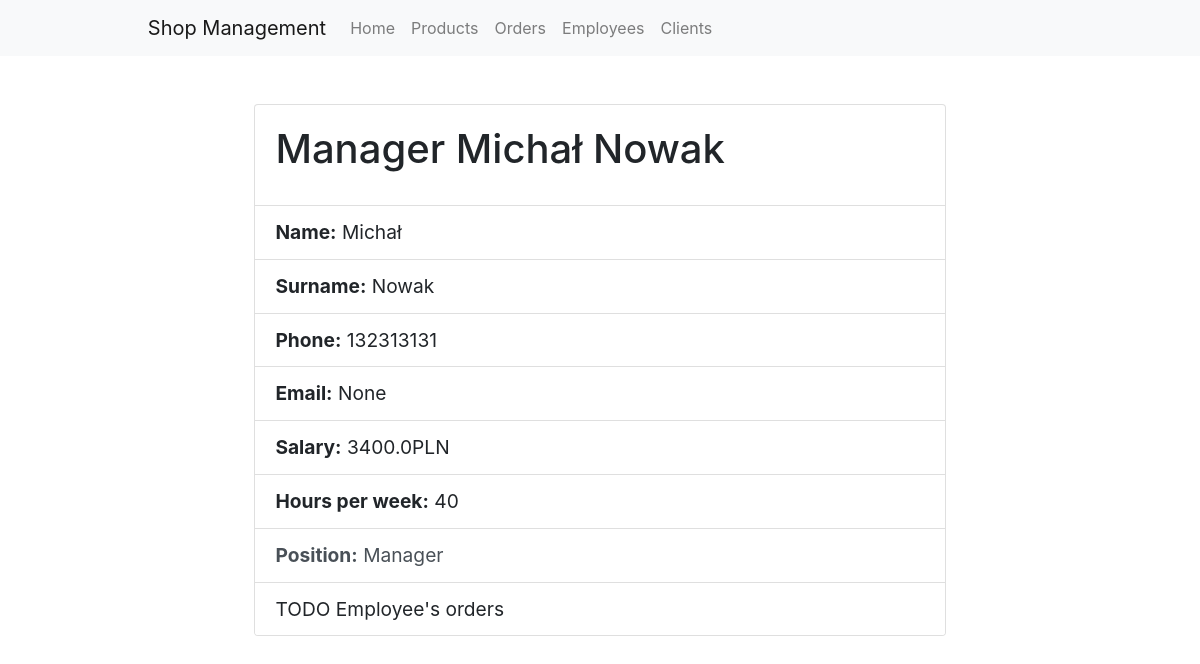
Screenshot of /employees/2/ with the database file from the repository.
### employees/models.py (models this page shows, shortened)
class Employee(models.Model):
    name = models.CharField(max_length=100)
    surname = models.CharField(max_length=100)
    phone_number = models.CharField(max_length=9)
    email = models.EmailField(blank=True, null=True)
    salary = models.FloatField(validators=[MinValueValidator(0)])
    hours_per_week = models.PositiveIntegerField()
    position = models.ForeignKey(Position, on_delete=models.SET_NULL, null=True)
    def __str__(self):
        return f'{self.position} {self.name} {self.surname}'

class Position(models.Model):
    name = models.CharField(max_length=100)
    salary_min = models.FloatField(validators=[MinValueValidator(0)])
    salary_max = models.FloatField(validators=[MinValueValidator(0)])
    def __str__(self):
        return self.name

### employees/views.py (the view)
# urls.py: path('<int:pk>/', views.EmployeeDetailView.as_view(), name='employee-detail'),
class EmployeeDetailView(generic.DetailView):
    model = Employee

### employees/templates/employees/employee_detail.html
{% extends "base.html" %}
{% block content %}
    <div style="width: 90%; margin-left: 5%; font-size:1.2rem;">
        <div class="card" style="width: 80%; margin-left: 10%;">
            <div class="card-body">
              <h1 class="card-title">{{ object }}</h1>
            </div>
            <ul class="list-group list-group-flush">
              <li class="list-group-item"><strong>Name:</strong> {{ object.name }}</li>
              <li class="list-group-item"><strong>Surname:</strong> {{ object.surname }}</li>
              <li class="list-group-item"><strong>Phone:</strong> {{ object.phone_number }}</li>
              <li class="list-group-item"><strong>Email:</strong> {{ object.email }}</li>
              <li class="list-group-item"><strong>Salary:</strong> {{ object.salary }}PLN</li>
              <li class="list-group-item"><strong>Hours per week:</strong> {{ object.hours_per_week }}</li>
              <a class="list-group-item list-group-item-action" href="{% url 'employees:position-detail' object.position.id %}"><strong>Position:</strong> {{ object.position }}</a>
              <li class="list-group-item">TODO Employee's orders</li>
            </ul>
        </div>
    </div>
{% endblock %}

### rows the page displays
Employee: position+name+surname "Manager Michał Nowak", name "Michał", surname "Nowak", phone_number "132313131", email "None", salary "3400.0", hours_per_week "40", position "Manager"
